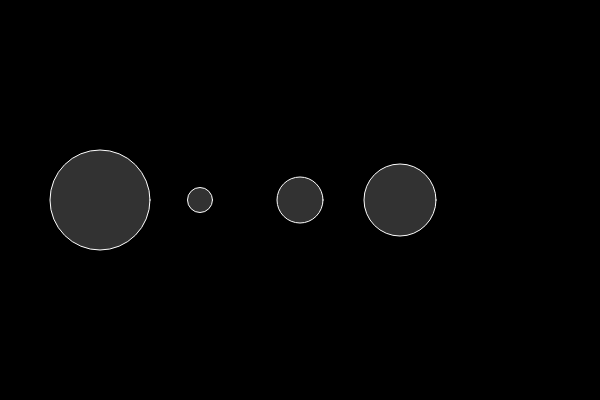
Frame 1 (no input)
Frame 60 (no input): identical to frame 1, image omitted
Frame 120 (the mouse pressed at the canvas centre since frame 60): identical to frame 1, image omitted

The p5.js sketch that drew this single still picture (run headless with seeded random() and noise() and a simulated clock; from frame 60 on, the mouse is pressed at the canvas centre):

// p5.js sketch
// ── sketch.js
var nums = [100, 25, 46, 72];

function setup() {
    createCanvas(600, 400);
}

function draw() {
    background(0);
    // fill(255);

    for (var i = 0; i < 4; i++){
        stroke(255);
        fill(50);
        // noFill();
        ellipse(i * 100 + 100, 200, nums[i], nums[i]);
    }
    // ellipse(100, 200, nums[0], nums[0]);
    // ellipse(200, 200, nums[1], nums[1]);
    // ellipse(300, 200, nums[2], nums[2]);
    // ellipse(400, 200, nums[3], nums[3]);

}
